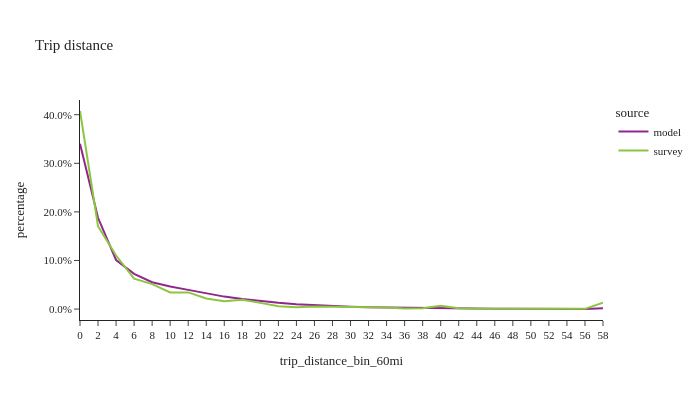

Notebook code for this chart:
### Code cell
df_plot = trip_data.loc[trip_data['trip_distance_bin_60mi'].notna()].groupby(['source','trip_distance_bin_60mi'])['trip_weight'].sum().reset_index()
df_plot['percentage'] = df_plot.groupby(['source'], group_keys=False)['trip_weight']. \
    apply(lambda x: x / float(x.sum()))

fig2 = px.line(df_plot, x='trip_distance_bin_60mi', y="percentage", color="source", title="Trip distance")
fig2.for_each_annotation(lambda a: a.update(text = a.text.split("=")[-1]))
fig2.update_layout(height=400, width=700, font=dict(size=11), yaxis=dict(tickformat=".1%"))
fig2.show()

### Figure 1 — Plotly figure (JSON) as saved in the notebook; plotly's stock layout.template omitted (floating-point values rounded to 4 significant figures)
{"data": [{"hovertemplate": "source=model<br>trip_distance_bin_60mi=%{x}<br>percentage=%{y}<extra></extra>", "legendgroup": "model", "line": {"color": "#91268F", "dash": "solid"}, "marker": {"symbol": "circle"}, "mode": "lines", "name": "model", "orientation": "v", "showlegend": true, "type": "scatter", "x": ["0", "2", "4", "6", "8", "10", "12", "14", "16", "18", "20", "22", "24", "26", "28", "30", "32", "34", "36", "38", "40", "42", "44", "46", "48", "50", "52", "54", "56", "58"], "xaxis": "x", "y": [0.3404, 0.1879, 0.101, 0.07248, 0.05535, 0.04631, 0.03951, 0.03306, 0.02564, 0.02082, 0.01625, 0.01292, 0.009809, 0.007661, 0.005951, 0.004638, 0.003568, 0.003018, 0.002513, 0.002134, 0.001822, 0.001423, 0.001127, 0.0008917, 0.0007148, 0.0005007, 0.0004308, 0.0003267, 0.0002731, 0.001621], "yaxis": "y"}, {"hovertemplate": "source=survey<br>trip_distance_bin_60mi=%{x}<br>percentage=%{y}<extra></extra>", "legendgroup": "survey", "line": {"color": "#8CC63E", "dash": "solid"}, "marker": {"symbol": "circle"}, "mode": "lines", "name": "survey", "orientation": "v", "showlegend": true, "type": "scatter", "x": ["0", "2", "4", "6", "8", "10", "12", "14", "16", "18", "20", "22", "24", "26", "28", "30", "32", "34", "36", "38", "40", "42", "44", "46", "48", "50", "52", "54", "56", "58"], "xaxis": "x", "y": [0.4076, 0.1706, 0.1102, 0.0626, 0.05139, 0.03415, 0.0343, 0.02183, 0.01615, 0.01903, 0.01274, 0.005878, 0.003654, 0.005131, 0.004794, 0.004486, 0.002941, 0.003243, 0.001386, 0.001588, 0.007069, 0.00194, 0.0008001, 0.0006084, 0.0005791, 0.001343, 0.0001468, 0.0003863, 0.0004665, 0.01287], "yaxis": "y"}], "layout": {"font": {"size": 11}, "height": 400, "legend": {"title": {"text": "source"}, "tracegroupgap": 0}, "title": {"text": "Trip distance"}, "width": 700, "xaxis": {"anchor": "y", "domain": [0, 1], "title": {"text": "trip_distance_bin_60mi"}}, "yaxis": {"anchor": "x", "domain": [0, 1], "tickformat": ".1%", "title": {"text": "percentage"}}}}
